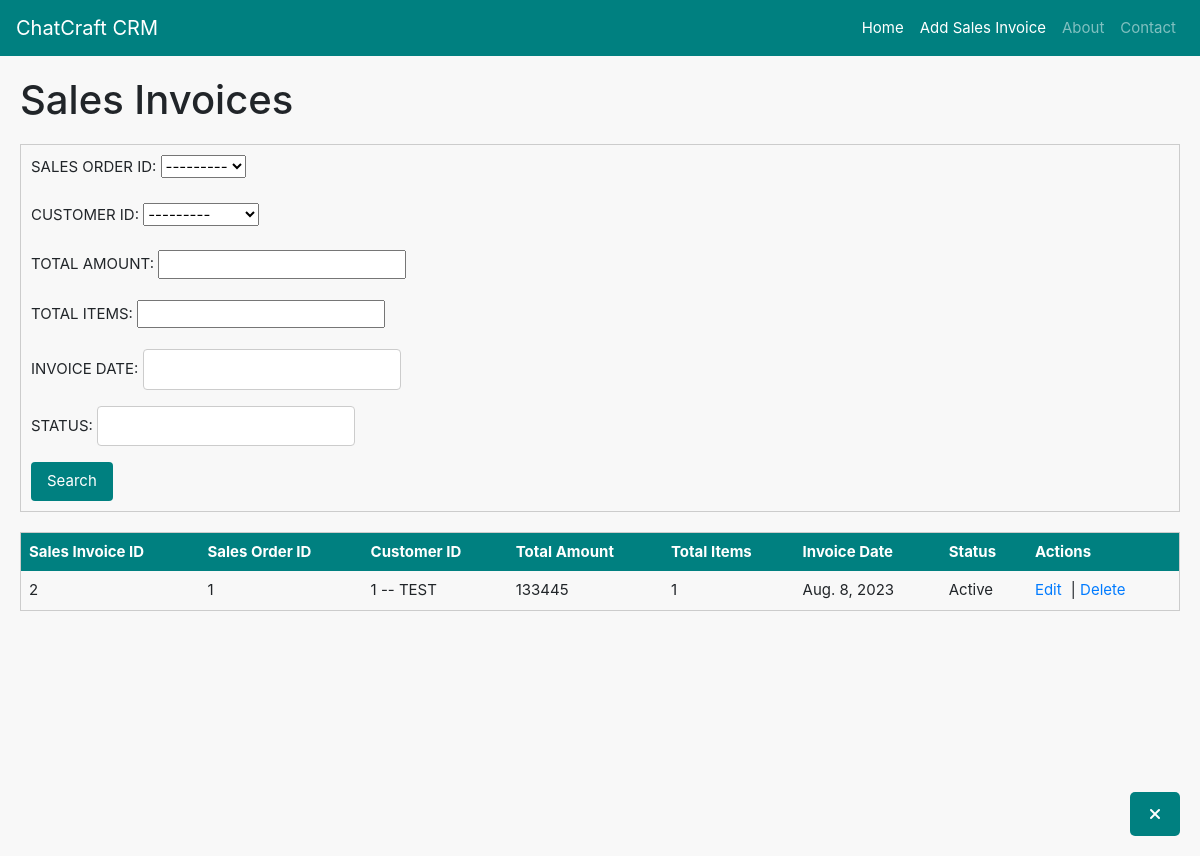
The app's page /sales_invoices/get/ with its own data.
### sales_orders/models.py (models this page shows)
class SalesOrder(models.Model):
    SALES_ORDER_ID=models.AutoField(primary_key=True)
    CUSTOMER_ID=models.ForeignKey(Customer,on_delete=models.CASCADE,db_column="CUSTOMER_ID")
    ORDERDATE = models.DateField(blank=True, null=True)
    AMOUNT=models.IntegerField(default =0 ,null=True,blank = True)
    STATUS = models.CharField(max_length=35,null=True,blank = True)
    def __str__(self):
        return f"{self.SALES_ORDER_ID}"

### customers/models.py (models this page shows)
class Customer(models.Model):
    CUSTOMER_ID=models.AutoField(primary_key=True)
    COMPANY_NAME=models.CharField(max_length=35,unique=True)
    BALANCE_DUE=models.IntegerField(default=0,blank=True,null=True)
    ADDRESS = models.CharField(max_length=35,null=True,blank=True)
    STATUS = models.CharField(max_length=35,null=True,blank=True)
    CONTACT = models.CharField(max_length=10,null=True,blank=True)
    def __str__(self):
        return f"{self.CUSTOMER_ID} -- {self.COMPANY_NAME}"

### sales_invoices/models.py (models this page shows, shortened)
class SalesInvoice(models.Model):
    SALES_INVOICE_ID=models.AutoField(primary_key=True)
    SALES_ORDER_ID = models.ForeignKey(SalesOrder,on_delete=models.CASCADE,db_column="SALES_ORDER_ID")
    CUSTOMER_ID=models.ForeignKey(Customer,on_delete=models.CASCADE,db_column="CUSTOMER_ID")
    TOTAL_AMOUNT=models.IntegerField(null=True,blank=True)
    TOTAL_ITEMS=models.IntegerField(null=True,blank=True)
    INVOICE_DATE = models.DateField(null=True,blank=True)
    STATUS = models.CharField(max_length=35,null=True,blank=True)

### sales_invoices/views.py (the view)
# urls.py: path('get/', views.getSalesInvoice),
def getSalesInvoice(request : HttpRequest):
    data = request.GET
    sales_invoices = SalesInvoice.objects.all()
    filter_fields =["SALES_INVOICE_ID", "SALES_ORDER_ID", "CUSTOMER_ID", "INVOICE_DATE", "STATUS"]
    for field in filter_fields:
        param_value = data.get(field)
        if param_value:
            sales_invoices = sales_invoices.filter(**{field: param_value})
    sales_invoice_list = []
    for sales_invoice in sales_invoices:
        sales_invoice_details = {
            "SALES_INVOICE_ID":sales_invoice.SALES_INVOICE_ID,
            "SALES_ORDER_ID": sales_invoice.SALES_ORDER_ID.SALES_ORDER_ID,
            "CUSTOMER_ID": sales_invoice.CUSTOMER_ID.CUSTOMER_ID,
            "INVOICE_DATE": str(sales_invoice.INVOICE_DATE),
            "STATUS" : sales_invoice.STATUS,
        }
        sales_invoice_list.append(sales_invoice_details)
    sales_invoice_data = json.dumps(sales_invoice_list, indent=4)
    return render(request, 'SalesInvoice/display_sales_invoice.html', {'sales_invoices':sales_invoices, 'form':SalesInvoiceForm()})

### sales_invoices/forms.py
class SalesInvoiceForm(forms.ModelForm):
    class Meta:
        model = SalesInvoice
        fields = ["SALES_ORDER_ID", "CUSTOMER_ID", "TOTAL_AMOUNT", "TOTAL_ITEMS","INVOICE_DATE","STATUS"]  # List the fields you want to edit

### sales_invoices/templates/SalesInvoice/display_sales_invoice.html (shortened to what this page needs)
{% extends 'base.html' %}
{% block extra_nav %}
<li class="nav-item">
    <a class="nav-link" href="/sales_invoices/add/" style="color: white;">Add Sales Invoice</a>
</li>
{% endblock %}
{% block content %}
<h1 class="page-title">Sales Invoices</h1>
<form method="get" novalidate>
    {{ form.as_p }}
    <button type="submit">Search</button>
</form>
<table class="custom-table">
    <thead>
        <tr class="table-header">
            <th>Sales Invoice ID</th>
            <th>Sales Order ID</th>
            <th>Customer ID</th>
            <th>Total Amount</th>
            <th>Total Items</th>
            <th>Invoice Date</th>
            <th>Status</th>
            <th>Actions</th>
        </tr>
    </thead>
    <tbody>
        {% for sales_invoice in sales_invoices %}
        <tr>
            <td>{{ sales_invoice.SALES_INVOICE_ID }}</td>
            <td>{{ sales_invoice.SALES_ORDER_ID }}</td>
            <td>{{ sales_invoice.CUSTOMER_ID }}</td>
            <td>{{ sales_invoice.TOTAL_AMOUNT }}</td>
            <td>{{ sales_invoice.TOTAL_ITEMS }}</td>
            <td>{{ sales_invoice.INVOICE_DATE }}</td>
            <td>{{ sales_invoice.STATUS }}</td>
            <td>
                <a href="/sales_invoices/edit/{{ sales_invoice.SALES_INVOICE_ID }}/" class="action-link">Edit</a> |
                <a href="/sales_invoices/delete/{{ sales_invoice.SALES_INVOICE_ID }}/" class="action-link">Delete</a>
            </td>
        </tr>
        {% endfor %}
    </tbody>
</table>
{% endblock %}

### records on screen
SalesOrder: SALES_ORDER_ID "---------"
Customer: CUSTOMER_ID "---------"
SalesInvoice: SALES_INVOICE_ID "2", SALES_ORDER_ID "1", CUSTOMER_ID "1 -- TEST", TOTAL_AMOUNT "133445", TOTAL_ITEMS "1", INVOICE_DATE "Aug. 8, 2023", STATUS "Active"
